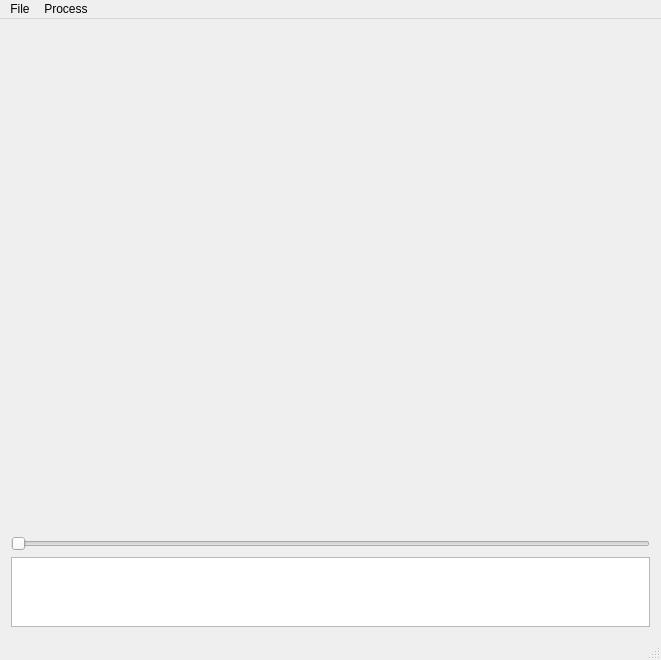
<?xml version="1.0" encoding="UTF-8"?>
<ui version="4.0">
 <class>MainWindow</class>
 <widget class="QMainWindow" name="MainWindow">
  <property name="enabled">
   <bool>true</bool>
  </property>
  <property name="geometry">
   <rect>
    <x>0</x>
    <y>0</y>
    <width>661</width>
    <height>660</height>
   </rect>
  </property>
  <property name="minimumSize">
   <size>
    <width>340</width>
    <height>300</height>
   </size>
  </property>
  <property name="windowTitle">
   <string>MainWindow</string>
  </property>
  <property name="iconSize">
   <size>
    <width>25</width>
    <height>25</height>
   </size>
  </property>
  <widget class="QWidget" name="centralWidget">
   <property name="sizePolicy">
    <sizepolicy hsizetype="Preferred" vsizetype="Preferred">
     <horstretch>8</horstretch>
     <verstretch>6</verstretch>
    </sizepolicy>
   </property>
   <property name="minimumSize">
    <size>
     <width>320</width>
     <height>240</height>
    </size>
   </property>
   <property name="sizeIncrement">
    <size>
     <width>8</width>
     <height>6</height>
    </size>
   </property>
   <layout class="QGridLayout" name="gridLayout">
    <item row="2" column="0">
     <widget class="QTextEdit" name="textEdit">
      <property name="sizePolicy">
       <sizepolicy hsizetype="Expanding" vsizetype="Expanding">
        <horstretch>9</horstretch>
        <verstretch>1</verstretch>
       </sizepolicy>
      </property>
      <property name="font">
       <font>
        <family>Courier New</family>
        <pointsize>12</pointsize>
       </font>
      </property>
      <property name="readOnly">
       <bool>true</bool>
      </property>
     </widget>
    </item>
    <item row="0" column="0">
     <widget class="QWidget" name="imageWidget" native="true">
      <property name="enabled">
       <bool>true</bool>
      </property>
      <property name="sizePolicy">
       <sizepolicy hsizetype="Preferred" vsizetype="Preferred">
        <horstretch>13</horstretch>
        <verstretch>10</verstretch>
       </sizepolicy>
      </property>
     </widget>
    </item>
    <item row="1" column="0">
     <widget class="QSlider" name="imageSlider">
      <property name="orientation">
       <enum>Qt::Horizontal</enum>
      </property>
     </widget>
    </item>
   </layout>
  </widget>
  <widget class="QMenuBar" name="menuBar">
   <property name="geometry">
    <rect>
     <x>0</x>
     <y>0</y>
     <width>661</width>
     <height>21</height>
    </rect>
   </property>
   <widget class="QMenu" name="menuFile">
    <property name="title">
     <string>File</string>
    </property>
    <addaction name="separator"/>
    <addaction name="actionAdd_Images_Folder"/>
    <addaction name="actionOpen_Volume_Data"/>
    <addaction name="actionOpen_Volume"/>
    <addaction name="actionQuit"/>
   </widget>
   <widget class="QMenu" name="menuProcess">
    <property name="title">
     <string>Process</string>
    </property>
    <widget class="QMenu" name="menuUS_Probe_Calibration">
     <property name="title">
      <string>US Probe Calibration</string>
     </property>
     <addaction name="actionCalibrate_Probe"/>
     <addaction name="actionCheck_Calibration_Error"/>
    </widget>
    <addaction name="actionCrop_Images"/>
    <addaction name="menuUS_Probe_Calibration"/>
    <addaction name="actionPivot_Calibration"/>
    <addaction name="actionVolume_Reconstruction"/>
    <addaction name="action3D_Scene_Display"/>
   </widget>
   <addaction name="menuFile"/>
   <addaction name="menuProcess"/>
  </widget>
  <widget class="QStatusBar" name="statusBar"/>
  <action name="actionAdd_Images_Folder">
   <property name="text">
    <string>Open Image(s)</string>
   </property>
   <property name="toolTip">
    <string>Open Image or images</string>
   </property>
  </action>
  <action name="actionQuit">
   <property name="text">
    <string>Quit</string>
   </property>
  </action>
  <action name="actionOpen_Volume_Data">
   <property name="text">
    <string>Open Volume Data</string>
   </property>
  </action>
  <action name="actionVolume_Reconstruction">
   <property name="text">
    <string>Volume Reconstruction</string>
   </property>
  </action>
  <action name="actionOpen_Volume">
   <property name="text">
    <string>Open Volume</string>
   </property>
  </action>
  <action name="actionCrop_Images">
   <property name="text">
    <string>Crop Images</string>
   </property>
  </action>
  <action name="action3D_Scene_Display">
   <property name="text">
    <string>3D Scene Display</string>
   </property>
  </action>
  <action name="actionCalibrate_Probe">
   <property name="text">
    <string>Calibrate Probe</string>
   </property>
  </action>
  <action name="actionCheck_Calibration_Error">
   <property name="text">
    <string>Check Calibration Error</string>
   </property>
  </action>
  <action name="actionPivot_Calibration">
   <property name="text">
    <string>Pivot Calibration</string>
   </property>
  </action>
 </widget>
 <layoutdefault spacing="6" margin="11"/>
 <resources/>
 <connections>
  <connection>
   <sender>actionQuit</sender>
   <signal>triggered()</signal>
   <receiver>MainWindow</receiver>
   <slot>close()</slot>
   <hints>
    <hint type="sourcelabel">
     <x>-1</x>
     <y>-1</y>
    </hint>
    <hint type="destinationlabel">
     <x>329</x>
     <y>244</y>
    </hint>
   </hints>
  </connection>
  <connection>
   <sender>actionAdd_Images_Folder</sender>
   <signal>triggered()</signal>
   <receiver>MainWindow</receiver>
   <slot>addImages()</slot>
   <hints>
    <hint type="sourcelabel">
     <x>-1</x>
     <y>-1</y>
    </hint>
    <hint type="destinationlabel">
     <x>329</x>
     <y>244</y>
    </hint>
   </hints>
  </connection>
  <connection>
   <sender>actionCalibrate_Probe</sender>
   <signal>triggered()</signal>
   <receiver>MainWindow</receiver>
   <slot>probeCalibration()</slot>
   <hints>
    <hint type="sourcelabel">
     <x>-1</x>
     <y>-1</y>
    </hint>
    <hint type="destinationlabel">
     <x>330</x>
     <y>311</y>
    </hint>
   </hints>
  </connection>
  <connection>
   <sender>imageSlider</sender>
   <signal>valueChanged(int)</signal>
   <receiver>MainWindow</receiver>
   <slot>displaySelectedImage(int)</slot>
   <hints>
    <hint type="sourcelabel">
     <x>249</x>
     <y>553</y>
    </hint>
    <hint type="destinationlabel">
     <x>127</x>
     <y>509</y>
    </hint>
   </hints>
  </connection>
  <connection>
   <sender>actionOpen_Volume_Data</sender>
   <signal>triggered()</signal>
   <receiver>MainWindow</receiver>
   <slot>openVolumeData()</slot>
   <hints>
    <hint type="sourcelabel">
     <x>-1</x>
     <y>-1</y>
    </hint>
    <hint type="destinationlabel">
     <x>330</x>
     <y>329</y>
    </hint>
   </hints>
  </connection>
  <connection>
   <sender>actionVolume_Reconstruction</sender>
   <signal>triggered()</signal>
   <receiver>MainWindow</receiver>
   <slot>volumeReconstruction()</slot>
   <hints>
    <hint type="sourcelabel">
     <x>-1</x>
     <y>-1</y>
    </hint>
    <hint type="destinationlabel">
     <x>330</x>
     <y>329</y>
    </hint>
   </hints>
  </connection>
  <connection>
   <sender>actionOpen_Volume</sender>
   <signal>triggered()</signal>
   <receiver>MainWindow</receiver>
   <slot>openVolume()</slot>
   <hints>
    <hint type="sourcelabel">
     <x>-1</x>
     <y>-1</y>
    </hint>
    <hint type="destinationlabel">
     <x>330</x>
     <y>329</y>
    </hint>
   </hints>
  </connection>
  <connection>
   <sender>actionCrop_Images</sender>
   <signal>triggered()</signal>
   <receiver>MainWindow</receiver>
   <slot>cropImages()</slot>
   <hints>
    <hint type="sourcelabel">
     <x>-1</x>
     <y>-1</y>
    </hint>
    <hint type="destinationlabel">
     <x>330</x>
     <y>329</y>
    </hint>
   </hints>
  </connection>
  <connection>
   <sender>action3D_Scene_Display</sender>
   <signal>triggered()</signal>
   <receiver>MainWindow</receiver>
   <slot>display3DScene()</slot>
   <hints>
    <hint type="sourcelabel">
     <x>-1</x>
     <y>-1</y>
    </hint>
    <hint type="destinationlabel">
     <x>330</x>
     <y>329</y>
    </hint>
   </hints>
  </connection>
  <connection>
   <sender>actionCheck_Calibration_Error</sender>
   <signal>triggered()</signal>
   <receiver>MainWindow</receiver>
   <slot>checkCalibrationError()</slot>
   <hints>
    <hint type="sourcelabel">
     <x>-1</x>
     <y>-1</y>
    </hint>
    <hint type="destinationlabel">
     <x>330</x>
     <y>329</y>
    </hint>
   </hints>
  </connection>
  <connection>
   <sender>actionPivot_Calibration</sender>
   <signal>triggered()</signal>
   <receiver>MainWindow</receiver>
   <slot>pivotCalibration()</slot>
   <hints>
    <hint type="sourcelabel">
     <x>-1</x>
     <y>-1</y>
    </hint>
    <hint type="destinationlabel">
     <x>330</x>
     <y>329</y>
    </hint>
   </hints>
  </connection>
 </connections>
 <slots>
  <slot>addImages()</slot>
  <slot>addMasks()</slot>
  <slot>probeCalibration()</slot>
  <slot>displaySelectedImage(int)</slot>
  <slot>openVolumeData()</slot>
  <slot>volumeReconstruction()</slot>
  <slot>openVolume()</slot>
  <slot>setSelectedOpacity(int)</slot>
  <slot>cropImages()</slot>
  <slot>display3DScene()</slot>
  <slot>checkCalibrationError()</slot>
  <slot>pivotCalibration()</slot>
 </slots>
</ui>
